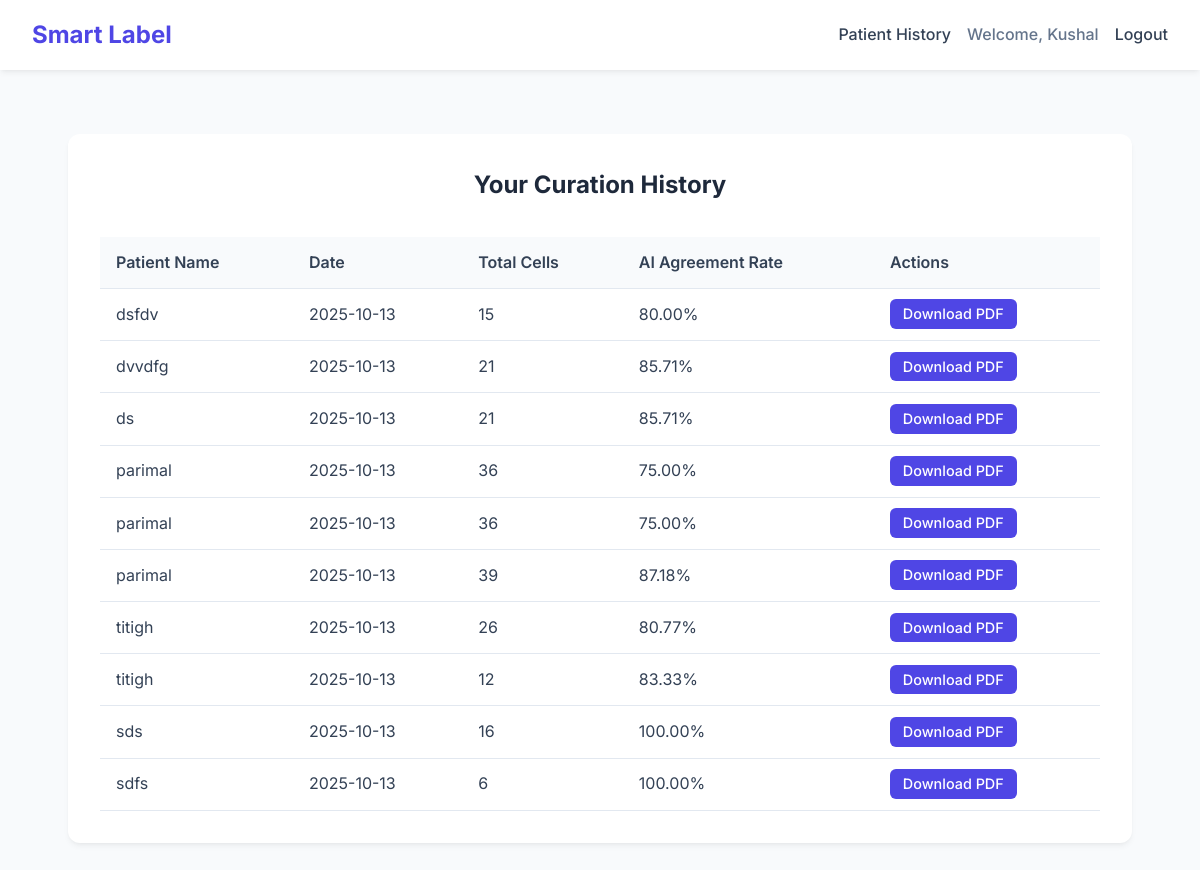
The page /history (signed in) on the database its author committed.
### models.py (models this page shows, shortened)
class User(UserMixin, db.Model):
    id = db.Column(db.Integer, primary_key=True)
    username = db.Column(db.String(80), unique=True, nullable=False)
    password_hash = db.Column(db.String(128), nullable=False)
    reports = db.relationship('CurationReport', backref='curator', lazy=True)

class CurationReport(db.Model):
    id = db.Column(db.Integer, primary_key=True)
    report_date = db.Column(db.DateTime, nullable=False, default=datetime.utcnow)
    total_images = db.Column(db.Integer, nullable=False)
    auto_labeled_count = db.Column(db.Integer, nullable=False)
    manual_correction_count = db.Column(db.Integer, nullable=False)
    final_counts_json = db.Column(db.Text, nullable=False)
    user_id = db.Column(db.Integer, db.ForeignKey('user.id'), nullable=False)
    patient_id = db.Column(db.Integer, db.ForeignKey('patient.id'), nullable=False)

class Patient(db.Model):
    id = db.Column(db.Integer, primary_key=True)
    name = db.Column(db.String(120), nullable=False)
    reports = db.relationship('CurationReport', backref='patient', lazy=True)

### app.py (the view)
@app.route('/history')
@login_required
def history():
    user_reports = CurationReport.query.filter_by(user_id=current_user.id).order_by(CurationReport.report_date.desc()).all()
    return render_template('history.html', reports=user_reports)

### app.py (called while the page is built)
@login_manager.user_loader
def load_user(user_id):
    return User.query.get(int(user_id))

### app/templates/history.html (shortened to what this page needs)
{% extends "base.html" %}
{% block content %}
<div class="history-container">
    <h2>Your Curation History</h2>
    {% if reports %}
    <table class="history-table">
        <thead>
            <tr>
                <th>Patient Name</th>
                <th>Date</th>
                <th>Total Cells</th>
                <th>AI Agreement Rate</th>
                <th>Actions</th>
            </tr>
        </thead>
        <tbody>
            {% for report in reports %}
            <tr>
                <td>{{ report.patient.name }}</td>
                <td>{{ report.report_date.strftime('%Y-%m-%d') }}</td>
                <td>{{ report.total_images }}</td>
                <td>
                    {% if report.total_images > 0 %}
                        {{ "%.2f"|format((report.auto_labeled_count / report.total_images) * 100) }}%
                    {% else %}
                        N/A
                    {% endif %}
                </td>
                <td>
                    <a href="{{ url_for('download_report', report_id=report.id) }}" class="download-btn-small">Download PDF</a>
                </td>
            </tr>
            {% endfor %}
        </tbody>
    </table>
    {% else %}
    <p class="info-message">You have not curated any patient data yet.</p>
    {% endif %}
</div>
{% endblock %}

### app/templates/base.html (shortened to what this page needs)
<!DOCTYPE html>
<html lang="en">
<head>
    <link rel="stylesheet" href="{{ url_for('static', filename='css/style.css') }}">
</head>
<body>
    <nav class="navbar">
        <a href="{{ url_for('curate') }}" class="nav-brand">Smart Label</a>
        <div class="nav-links">
            {% if current_user.is_authenticated %}
            <a href="{{ url_for('history') }}">Patient History</a>
            <span class="nav-user">Welcome, {{ current_user.username }}</span>
            <a href="{{ url_for('logout') }}">Logout</a>
            {% else %}
            <a href="{{ url_for('login') }}">Login</a>
            <a href="{{ url_for('register') }}">Register</a>
            {% endif %}
        </div>
    </nav>
    <main class="container">
        {% block content %}{% endblock %}
    </main>
</body>
</html>

### app/static/css/style.css (style rules this page uses)
:root { --bg-color: #f8fafc; --card-bg: #ffffff; --text-color: #334155; --heading-color: #1e293b; --primary-color: #4f46e5; --primary-hover: #4338ca; --success-color: #10b981; --warning-color: #f59e0b; --light-gray: #e2e8f0; --border-radius: 12px; --shadow: 0 4px 6px -1px rgba(0, 0, 0, 0.05), 0 2px 4px -2px rgba(0, 0, 0, 0.05); --font-family: 'Inter', sans-serif; }
body { font-family: var(--font-family); background-color: var(--bg-color); color: var(--text-color); margin: 0; line-height: 1.6; }
.container { max-width: 1600px; margin: 0 auto; padding: 2rem; }
.navbar { display: flex; justify-content: space-between; align-items: center; padding: 1rem 2rem; background-color: var(--card-bg); box-shadow: var(--shadow); }
.nav-brand { font-size: 1.5rem; font-weight: 700; color: var(--primary-color); text-decoration: none; }
.nav-links { display: flex; align-items: center; gap: 1rem; }
.nav-links a { text-decoration: none; color: var(--text-color); font-weight: 500; }
.nav-user { color: #64748b; font-weight: 500; }
.history-container { max-width: 1000px; margin: 2rem auto; background: var(--card-bg); padding: 2rem; border-radius: var(--border-radius); box-shadow: var(--shadow); animation: fadeIn 0.5s ease-out; }
.history-container h2 { text-align: center; margin-top: 0; margin-bottom: 2rem; color: var(--heading-color); }
.history-table { width: 100%; border-collapse: collapse; }
.history-table th, .history-table td { padding: 0.8rem 1rem; text-align: left; border-bottom: 1px solid var(--light-gray); }
.history-table th { background-color: #f8fafc; font-weight: 600; }
.download-btn-small { background-color: var(--primary-color); color: white; text-decoration: none; padding: 0.4rem 0.8rem; border-radius: 6px; font-size: 0.9rem; font-weight: 500; transition: background-color 0.2s; }

### rows shown on the page
User: username "Kushal"
CurationReport: patient.name "dsfdv", report_date "2025-10-13", total_images "15", (report.auto_labeled_count/report.total_images)*100 "80.00"
CurationReport: patient.name "dvvdfg", report_date "2025-10-13", total_images "21", (report.auto_labeled_count/report.total_images)*100 "85.71"
CurationReport: patient.name "ds", report_date "2025-10-13", total_images "21", (report.auto_labeled_count/report.total_images)*100 "85.71"
CurationReport: patient.name "parimal", report_date "2025-10-13", total_images "36", (report.auto_labeled_count/report.total_images)*100 "75.00"
CurationReport: patient.name "parimal", report_date "2025-10-13", total_images "36", (report.auto_labeled_count/report.total_images)*100 "75.00"
CurationReport: patient.name "parimal", report_date "2025-10-13", total_images "39", (report.auto_labeled_count/report.total_images)*100 "87.18"
CurationReport: patient.name "titigh", report_date "2025-10-13", total_images "26", (report.auto_labeled_count/report.total_images)*100 "80.77"
CurationReport: patient.name "titigh", report_date "2025-10-13", total_images "12", (report.auto_labeled_count/report.total_images)*100 "83.33"
CurationReport: patient.name "sds", report_date "2025-10-13", total_images "16", (report.auto_labeled_count/report.total_images)*100 "100.00"
CurationReport: patient.name "sdfs", report_date "2025-10-13", total_images "6", (report.auto_labeled_count/report.total_images)*100 "100.00"
